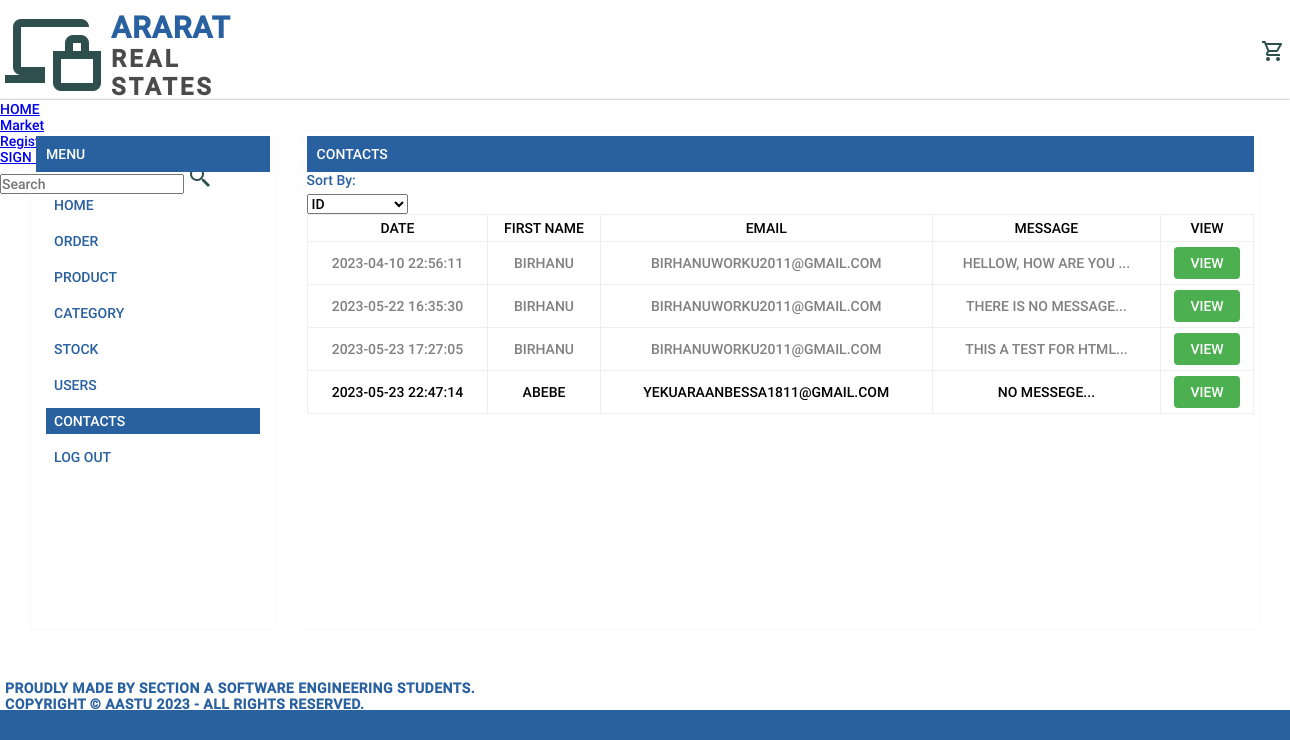
The app's page /admin/adminPages/contacts.php (signed in) with its own data.
### tables this page shows
CREATE TABLE `contact` (
  `ID` int(11) NOT NULL,
  `First_Name` varchar(30) NOT NULL,
  `email` varchar(30) NOT NULL,
  `message` mediumtext NOT NULL,
  `read_status` int(5) NOT NULL DEFAULT 0,
  `creation_time` timestamp NOT NULL DEFAULT current_timestamp(),
  `update_time` timestamp NOT NULL DEFAULT current_timestamp()
);

### admin/adminPages/contacts.php (the view, shortened to what this page needs)
<?php
require_once "../admin_commons/header.php";
include "../adFunctions/DB_connector.php";
?>
<!DOCTYPE html>
<html lang="en">
<head>
    <link rel="stylesheet" type="text/css" href="../css/astyle.css" />
</head>
<body>
<main>
    <div class="main-content">
        <div class="sidebar">
            <h3>Menu</h3>
            <ul>
                <li><a href="../index.php">Home</a></li>
                <li><a href="orders.php">Order</a></li>
                <li><a href="addProduct.php">Product</a></li>
                <li><a href="addCategory.php">Category</a></li>
                <li><a href="addStock.php">Stock</a></li>
                <li><a href="users.php">Users</a></li>
                <li><a class="active" href="users.php">Contacts</a></li>
                <li><a href="../adFunctions/adminLogout.php">Log out</a></li>
            </ul>
        </div>
        <div class="content">
            <h3>Contacts</h3>
            <div class="content-detail">
                <form method="GET">
                    <label for="sort-by">Sort By:</label>
                    <select name="sort-by" id="sort-by" onchange="this.form.submit()">
                        <option value="ID">ID</option>
                    </select>
                </form>
                <table>
                    <thead>
                    <tr>
                        <th>Date</th>
                        <th>First Name</th>
                        <th>Email</th>
                        <th>Message</th>
                        <th>View</th>
                    </tr>
                    </thead>
                    <tbody>
                    <?php
                    $limit = 8;
                    $page = $_GET['page'] ?? 1;
                    $offset = ($page - 1) * $limit;
                    $sortColumn = $_GET['sort-by'] ?? 'ID';
                    $retrieve = "SELECT * FROM contact ORDER BY $sortColumn LIMIT $limit OFFSET $offset";
                    $query = mysqli_query($DB_Connector, $retrieve);
                    while ($fetch = mysqli_fetch_assoc($query)) {
                        echo "<tr>";
                        if ($fetch['read_status'] == 0) {
                            echo "<th style='color: #000000;'>".$fetch['creation_time']."</th>";
                            echo "<th style='color: #000000;'>".$fetch['First_Name']."</th>";
                            echo "<th style='color: #000000;'>".$fetch['email']."</th>";
                            echo "<th style='color: #000000;'>".substr($fetch['message'], 0, 20)."..."."</th>";
                        } else {
                            echo "<th style='color: #808080;'>".$fetch['creation_time']."</th>";
                            echo "<th style='color: #808080;'>".$fetch['First_Name']."</th>";
                            echo "<th style='color: #808080;'>".$fetch['email']."</th>";
                            echo "<th style='color: #808080;'>".substr($fetch['message'], 0, 20)."..."."</th>";
                        }
                        echo "<th><a href='contactDetail.php?contactID=".$fetch['ID']."' class='button-link'>View</a></th>";
                        echo "</tr>";
                    }
                    ?>
                    </tbody>
                </table>
            </div>
        </div>
    </div>
</main>
<footer>
    <div class="container">
        <div class="footer-bar">
            <div class="copyright-text">
                <p>Proudly made by Section A Software Engineering Students.<br>
              Copyright &copy; AASTU 2023 - All Rights Reserved.<p>
            </div>
        </div>
    </div>
</footer>
</body>
</html>

### admin/css/astyle.css (style rules this page uses)
:root { --khaki: #ffffff; --khakiDark: #4b4b4b; --darkStaleGray: #29609f; --white: #FFFFFF; }
* { padding: 0; margin: 0; font-family: Roboto; font-size: 14px; font-weight: normal; box-sizing: border-box; }
body { width: 100%; height: 100vh; background-color: var(--darkStaleGray); }
.container { width: 1280px; margin: 0 auto; }
main { background-color: var(--white); padding: 30px; box-shadow: 0 0 2px #808080; }
main .main-content { display: flex; justify-content: space-between; }
main .main-content h3 { background-color: var(--darkStaleGray); color: var(--khaki); text-transform: uppercase; padding: 10px; }
main .sidebar { width: 20%; min-height: 500px; padding: 5px; border: 1px solid rgba(236, 240, 241,0.3); }
main .sidebar ul { list-style: none; padding: 10px; }
main .sidebar ul li { margin-bottom: 5px; }
main .sidebar ul li a { color: var(--darkStaleGray); text-transform: uppercase; text-decoration: none; padding: 5px 8px; margin-top: 10px; display: block; }
.active, main .sidebar ul li a:hover { background-color: var(--darkStaleGray); color: var(--khaki) !important; }
main .content { width: 78%; padding: 5px; border: 1px solid rgba(236, 240, 241,0.3); }
main form label { color: var(--darkStaleGray); display: block; margin-bottom: 6px; }
main table { width: 100%; border: 1px solid #eee; border-collapse: collapse; }
main table th { text-transform: uppercase; }
main table td, main table th { border: 1px solid #eee; text-align: center; padding: 5px 2px; }
footer { height: 50px; background-color: var(--khaki); }
footer .footer-bar .copyright-text p { color: var(--darkStaleGray); text-transform: uppercase; letter-spacing: 0.5px; font-weight: bold; padding-top: 20px; }

### admin/adminPages/contacts.php (style rules this page uses)
.button-link { display: inline-block; padding: 8px 16px; background-color: #4CAF50; color: white; text-decoration: none; border-radius: 4px; }

### records on screen
contact: creation_time "2023-04-10 22:56:11", First_Name "BIRHANU", email "BIRHANUWORKU2011@GMAIL.COM", message "HELLOW, HOW ARE YOU"
contact: creation_time "2023-05-22 16:35:30", First_Name "BIRHANU", email "BIRHANUWORKU2011@GMAIL.COM", message "THERE IS NO MESSAGE"
contact: creation_time "2023-05-23 17:27:05", First_Name "BIRHANU", email "BIRHANUWORKU2011@GMAIL.COM", message "THIS A TEST FOR HTML"
contact: creation_time "2023-05-23 22:47:14", First_Name "ABEBE", email "YEKUARAANBESSA1811@GMAIL.COM", message "NO MESSEGE"
